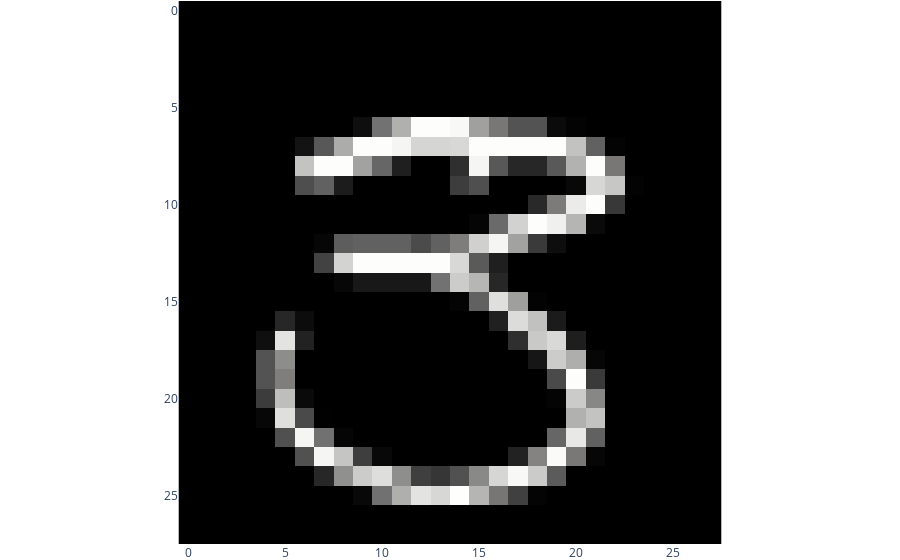

The notebook cell saved with this chart:
### Code cell
viz.display_img(X[7])

### Figure 1 — Plotly figure (JSON) as saved in the notebook; plotly's stock layout.template omitted (floating-point values rounded to 4 significant figures; data arrays with more than 128 entries replaced by an {"elided": "..."} marker saying what was removed)
{"data": [{"coloraxis": "coloraxis", "hovertemplate": "x: %{x}<br>y: %{y}<br>color: %{z}<extra></extra>", "name": "0", "type": "heatmap", "xaxis": "x", "yaxis": "y", "z": {"elided": "28x28 float values"}}], "layout": {"coloraxis": {"colorscale": [[0, "rgb(0, 0, 0)"], [0.09091, "rgb(16, 16, 16)"], [0.1818, "rgb(38, 38, 38)"], [0.2727, "rgb(59, 59, 59)"], [0.3636, "rgb(81, 80, 80)"], [0.4545, "rgb(102, 101, 101)"], [0.5455, "rgb(124, 123, 122)"], [0.6364, "rgb(146, 146, 145)"], [0.7273, "rgb(171, 171, 170)"], [0.8182, "rgb(197, 197, 195)"], [0.9091, "rgb(224, 224, 223)"], [1, "rgb(254, 254, 253)"]], "showscale": false}, "margin": {"b": 0, "l": 0, "r": 0, "t": 0}, "xaxis": {"anchor": "y", "constrain": "domain", "domain": [0, 1], "scaleanchor": "y"}, "yaxis": {"anchor": "x", "autorange": "reversed", "constrain": "domain", "domain": [0, 1]}}}
